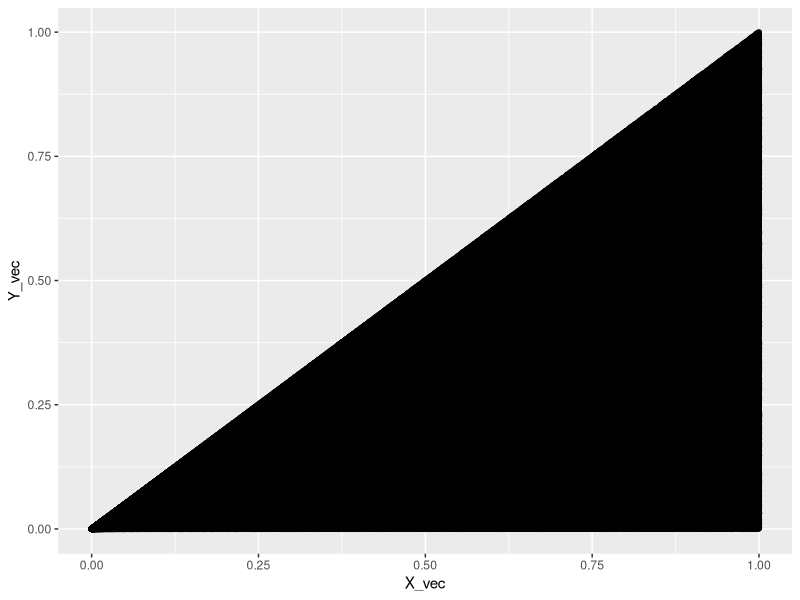
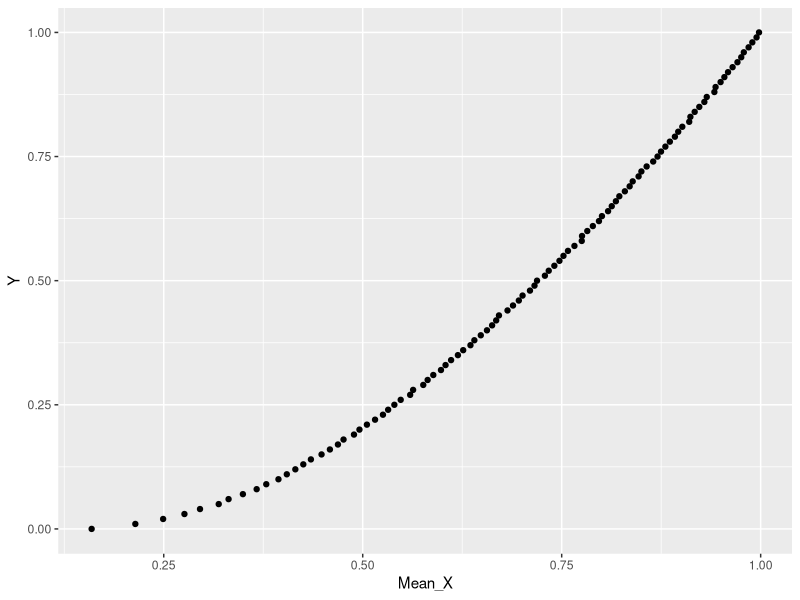
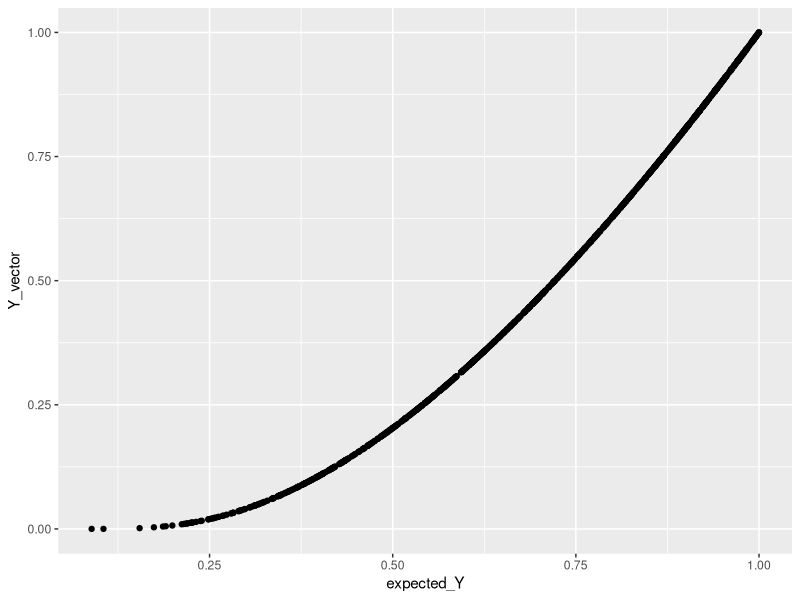
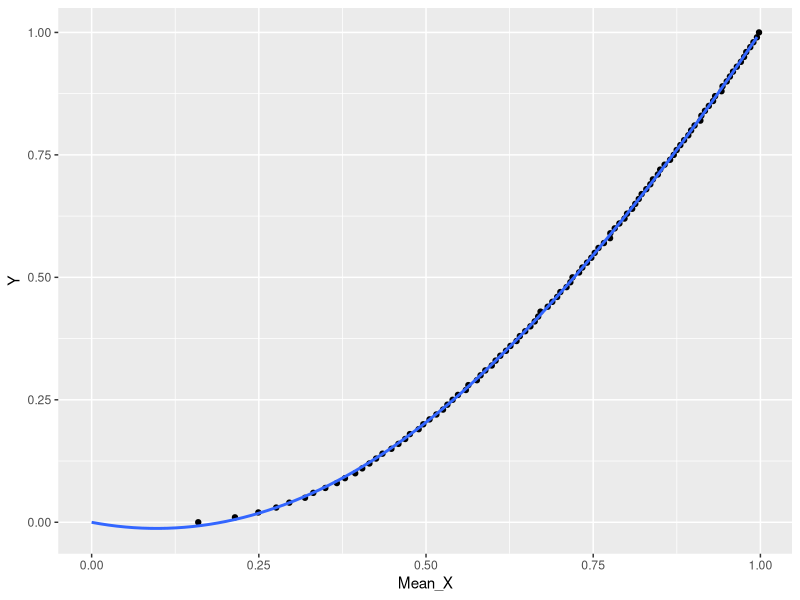

The R source for these figures, in order: (Note: this script raises an error after producing the figures.)
##Self Assessment
##Started at 10:06
library("ggplot2")
##R and Probability

##Creating 10^6 instances of x
N = 1000000

set.seed(22)
X = runif(N)

##Creating the corresponding y
Y = vector(mode="numeric", N)

Y = lapply(X,
           function(w)
             runif(1,max=w))
Y = as.numeric(Y)

##Plotting
df1 = data.frame(X,Y)
colnames(df1) = c("X_vec", "Y_vec")
qplot(X_vec,Y_vec,data=df1)

# ggplot(df1, aes(x=X_vec, y=Y_vec))+geom_point()

##Binning
Y_bin = vector(mode="numeric",N)
Y_bin = round(Y,digits=2)

##
test_df = data.frame(1:20,c(1,5,1,5,1,5,1:14))
##
df2 = data.frame(X,Y_bin)
unique_Y_bin = sort(unique(Y_bin))
unique_N = length(unique_Y_bin)

mean_x = vector(mode="numeric", unique_N)

for (i in seq(unique_N)){
  mean_x[i] = 
    mean(unlist(
      df2[Y_bin==unique_Y_bin[i],][1]
    ))
}

bin_mean_df = data.frame(mean_x,unique_Y_bin)
colnames(bin_mean_df) = c("Mean_X","Y")

##Plotting
qplot(Mean_X,Y, data=bin_mean_df)
## This kind of makes sense, as the Mean_X and Y should be more or less linearly related (the bigger Mean_X, the larger the Y that results from the runif(X) call)

##Deterministic model
eqt_Y = function(y){
  return(
    (y-1)/(log(y))
  )
}

num_gen = 1000
Y_vector = runif(num_gen)
expected_Y = vector(mode="numeric",num_gen)

expected_Y = unlist(lapply(Y_vector,eqt_Y))
eqt_df = data.frame(Y_vector, expected_Y)
qplot(expected_Y, Y_vector)

##This looks similar to my expected results

##New dataframe
combined_df = bin_mean_df
combined_df$theory = unlist(lapply(combined_df$Y,eqt_Y))

##Plot new data frame
ggplot()+geom_point(aes(x=Mean_X,y=Y),data=combined_df)+geom_smooth(aes(x=theory,y=Y),data=combined_df)
#looks nicely matched


##############################################################################
##Part 2 : Data Analysis
install.packages("psych")
library("psych")
df=psych::msq

##number of NA in each column
d = dim(df)[2]
NA_df = vector(mode="numeric",d)
for (i in seq(d)){
  NA_df[i]=sum(is.na(df[i]))
}
names(NA_df)=colnames(df)
##order(df_sort,decreasing=TRUE)
##broken, returned to at 12:14
# order(df_sort[1,], decreasing=TRUE)
##temporarily give up
##misunderstood problem, restarted at 12:36
NA_df = NA_df/nrow(df)
NA_df[order(NA_df, decreasing=TRUE)]
##corrected at 12:45



##New Data Frame
df_sub = df[which(colnames(df)=="active"):which(colnames(df)=="scornful")]
df_sub = cbind(df_sub,Extraversion=df$Extraversion, Neuroticism=df$Neuroticism)
names(df_sub)

# for (i in ncol(df_sub)){
#   col_mean = mean(df_sub[[i]], na.rm=TRUE)
#   col = df_sub[i]
#   df_sub[is.na(df_sub[i]),i] = col_mean
# }
##also broken
##returned to at 12:20, left at 12:22
##returned to at 12:48
## test with any(is.na(df_sub[4]))
df_test = data.frame(c(21:25,NA,27:40),c(1:3,NA,5:8,NA,10:20))
Replace_NA_mean = function(df){
  for (i in seq(ncol(df))){
    col_mean = mean(df[[i]], na.rm=TRUE)
    df[is.na(df[i]),i]=col_mean
  }
  return (df)
}
Replace_NA_mean(df_sub)
##fixed at 13:03, problem in forgetting seq()

##Histograms
ggplot(df_sub, aes(x=Extraversion))+geom_histogram()
ggplot(df_sub, aes(x=Neuroticism))+geom_histogram()


##Density Plots
ggplot(df_sub, aes(x=Extraversion))+geom_density()
ggplot(df_sub, aes(x=Neuroticism))+geom_density()

##Scatter with fit
ggplot(df_sub, aes(x=Extraversion,y=Neuroticism))+geom_point()+geom_smooth(method="auto")

##Linear Regression
ex_nu = lm(Extraversion~Neuroticism, data=df_sub)
nu_ex = lm(Neuroticism~Extraversion, data=df_sub)
coef(ex_nu)[2]
coef(nu_ex)[2]
##It seems that Neuroticism and Extraversion are predictors of each other, and is weakly negative (with adjusted R squared at ~0.02)

##Linear Regression against other featuers
reg_vec_nu = vector(mode="numeric", ncol(df_sub)-2)

l = ncol(df_sub)-2

for (i in seq(l)){
  reg_vec_nu[i]=
  coef(
    lm(
      Neuroticism~df_sub[[i]],
      data=df_sub
    )
  )[2]
  names(reg_vec_nu)[i]=colnames(df_sub)[i]
}
##12:00 passed while working on above. Finished at 12:04

reg_vec_ex = vector(mode="numeric", ncol(df_sub)-2)

for (i in seq(l)){
  reg_vec_ex[i]=
    coef(
      lm(
        Extraversion~df_sub[[i]],
        data=df_sub
      )
    )[2]
  names(reg_vec_ex)[i]=colnames(df_sub)[i]
}

sort(abs(reg_vec_nu), decreasing=TRUE)[1:10]
sort(abs(reg_vec_ex), decreasing=TRUE)[1:10]
##also broken, why are values the same? time= 12:12
##Fixed, time=12:14

